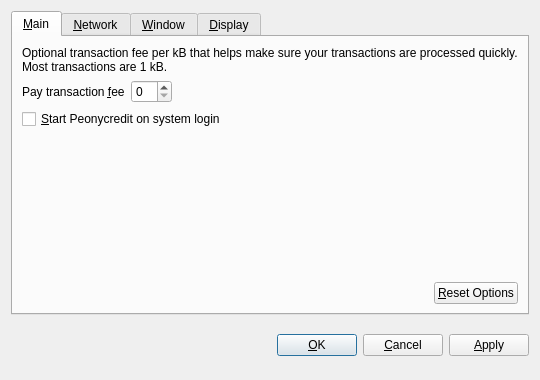
<?xml version="1.0" encoding="UTF-8"?>
<ui version="4.0">
 <class>OptionsDialog</class>
 <widget class="QDialog" name="OptionsDialog">
  <property name="geometry">
   <rect>
    <x>0</x>
    <y>0</y>
    <width>540</width>
    <height>380</height>
   </rect>
  </property>
  <property name="windowTitle">
   <string>Options</string>
  </property>
  <property name="modal">
   <bool>true</bool>
  </property>
  <layout class="QVBoxLayout" name="verticalLayout">
   <item>
    <widget class="QTabWidget" name="tabWidget">
     <property name="tabPosition">
      <enum>QTabWidget::North</enum>
     </property>
     <property name="currentIndex">
      <number>0</number>
     </property>
     <widget class="QWidget" name="tabMain">
      <attribute name="title">
       <string>&amp;Main</string>
      </attribute>
      <layout class="QVBoxLayout" name="verticalLayout_Main">
       <item>
        <widget class="QLabel" name="transactionFeeInfoLabel">
         <property name="text">
          <string>Optional transaction fee per kB that helps make sure your transactions are processed quickly. Most transactions are 1 kB.</string>
         </property>
         <property name="textFormat">
          <enum>Qt::PlainText</enum>
         </property>
         <property name="wordWrap">
          <bool>true</bool>
         </property>
        </widget>
       </item>
       <item>
        <layout class="QHBoxLayout" name="horizontalLayout_1_Main">
         <item>
          <widget class="QLabel" name="transactionFeeLabel">
           <property name="text">
            <string>Pay transaction &amp;fee</string>
           </property>
           <property name="textFormat">
            <enum>Qt::PlainText</enum>
           </property>
           <property name="buddy">
            <cstring>transactionFee</cstring>
           </property>
          </widget>
         </item>
         <item>
          <widget class="BitcoinAmountField" name="transactionFee"/>
         </item>
         <item>
          <spacer name="horizontalSpacer_1_Main">
           <property name="orientation">
            <enum>Qt::Horizontal</enum>
           </property>
           <property name="sizeHint" stdset="0">
            <size>
             <width>40</width>
             <height>20</height>
            </size>
           </property>
          </spacer>
         </item>
        </layout>
       </item>
       <item>
        <widget class="QCheckBox" name="bitcoinAtStartup">
         <property name="toolTip">
          <string>Automatically start Peonycredit after logging in to the system.</string>
         </property>
         <property name="text">
          <string>&amp;Start Peonycredit on system login</string>
         </property>
        </widget>
       </item>
       <item>
        <spacer name="verticalSpacer_Main">
         <property name="orientation">
          <enum>Qt::Vertical</enum>
         </property>
         <property name="sizeHint" stdset="0">
          <size>
           <width>20</width>
           <height>40</height>
          </size>
         </property>
        </spacer>
       </item>
       <item>
        <layout class="QHBoxLayout" name="horizontalLayout_2_Main">
         <item>
          <spacer name="horizontalSpacer_2_Main">
           <property name="orientation">
            <enum>Qt::Horizontal</enum>
           </property>
           <property name="sizeHint" stdset="0">
            <size>
             <width>40</width>
             <height>20</height>
            </size>
           </property>
          </spacer>
         </item>
         <item>
          <widget class="QPushButton" name="resetButton">
           <property name="toolTip">
            <string>Reset all client options to default.</string>
           </property>
           <property name="text">
            <string>&amp;Reset Options</string>
           </property>
           <property name="autoDefault">
            <bool>false</bool>
           </property>
          </widget>
         </item>
        </layout>
       </item>
      </layout>
     </widget>
     <widget class="QWidget" name="tabNetwork">
      <attribute name="title">
       <string>&amp;Network</string>
      </attribute>
      <layout class="QVBoxLayout" name="verticalLayout_Network">
       <item>
        <widget class="QCheckBox" name="mapPortUpnp">
         <property name="toolTip">
          <string>Automatically open the Peonycredit client port on the router. This only works when your router supports UPnP and it is enabled.</string>
         </property>
         <property name="text">
          <string>Map port using &amp;UPnP</string>
         </property>
        </widget>
       </item>
       <item>
        <widget class="QCheckBox" name="connectSocks">
         <property name="toolTip">
          <string>Connect to the Peonycredit network through a SOCKS proxy (e.g. when connecting through Tor).</string>
         </property>
         <property name="text">
          <string>&amp;Connect through SOCKS proxy:</string>
         </property>
        </widget>
       </item>
       <item>
        <layout class="QHBoxLayout" name="horizontalLayout_Network">
         <item>
          <widget class="QLabel" name="proxyIpLabel">
           <property name="text">
            <string>Proxy &amp;IP:</string>
           </property>
           <property name="textFormat">
            <enum>Qt::PlainText</enum>
           </property>
           <property name="buddy">
            <cstring>proxyIp</cstring>
           </property>
          </widget>
         </item>
         <item>
          <widget class="QValidatedLineEdit" name="proxyIp">
           <property name="maximumSize">
            <size>
             <width>140</width>
             <height>16777215</height>
            </size>
           </property>
           <property name="toolTip">
            <string>IP address of the proxy (e.g. 127.0.0.1)</string>
           </property>
          </widget>
         </item>
         <item>
          <widget class="QLabel" name="proxyPortLabel">
           <property name="text">
            <string>&amp;Port:</string>
           </property>
           <property name="textFormat">
            <enum>Qt::PlainText</enum>
           </property>
           <property name="buddy">
            <cstring>proxyPort</cstring>
           </property>
          </widget>
         </item>
         <item>
          <widget class="QLineEdit" name="proxyPort">
           <property name="maximumSize">
            <size>
             <width>55</width>
             <height>16777215</height>
            </size>
           </property>
           <property name="toolTip">
            <string>Port of the proxy (e.g. 9050)</string>
           </property>
          </widget>
         </item>
         <item>
          <widget class="QLabel" name="socksVersionLabel">
           <property name="text">
            <string>SOCKS &amp;Version:</string>
           </property>
           <property name="textFormat">
            <enum>Qt::PlainText</enum>
           </property>
           <property name="buddy">
            <cstring>socksVersion</cstring>
           </property>
          </widget>
         </item>
         <item>
          <widget class="QValueComboBox" name="socksVersion">
           <property name="toolTip">
            <string>SOCKS version of the proxy (e.g. 5)</string>
           </property>
          </widget>
         </item>
         <item>
          <spacer name="horizontalSpacer_Network">
           <property name="orientation">
            <enum>Qt::Horizontal</enum>
           </property>
           <property name="sizeHint" stdset="0">
            <size>
             <width>40</width>
             <height>20</height>
            </size>
           </property>
          </spacer>
         </item>
        </layout>
       </item>
       <item>
        <spacer name="verticalSpacer_Network">
         <property name="orientation">
          <enum>Qt::Vertical</enum>
         </property>
         <property name="sizeHint" stdset="0">
          <size>
           <width>20</width>
           <height>40</height>
          </size>
         </property>
        </spacer>
       </item>
      </layout>
     </widget>
     <widget class="QWidget" name="tabWindow">
      <attribute name="title">
       <string>&amp;Window</string>
      </attribute>
      <layout class="QVBoxLayout" name="verticalLayout_Window">
       <item>
        <widget class="QCheckBox" name="minimizeToTray">
         <property name="toolTip">
          <string>Show only a tray icon after minimizing the window.</string>
         </property>
         <property name="text">
          <string>&amp;Minimize to the tray instead of the taskbar</string>
         </property>
        </widget>
       </item>
       <item>
        <widget class="QCheckBox" name="minimizeOnClose">
         <property name="toolTip">
          <string>Minimize instead of exit the application when the window is closed. When this option is enabled, the application will be closed only after selecting Quit in the menu.</string>
         </property>
         <property name="text">
          <string>M&amp;inimize on close</string>
         </property>
        </widget>
       </item>
       <item>
        <spacer name="verticalSpacer_Window">
         <property name="orientation">
          <enum>Qt::Vertical</enum>
         </property>
         <property name="sizeHint" stdset="0">
          <size>
           <width>20</width>
           <height>40</height>
          </size>
         </property>
        </spacer>
       </item>
      </layout>
     </widget>
     <widget class="QWidget" name="tabDisplay">
      <attribute name="title">
       <string>&amp;Display</string>
      </attribute>
      <layout class="QVBoxLayout" name="verticalLayout_Display">
       <item>
        <layout class="QHBoxLayout" name="horizontalLayout_1_Display">
         <item>
          <widget class="QLabel" name="langLabel">
           <property name="text">
            <string>User Interface &amp;language:</string>
           </property>
           <property name="textFormat">
            <enum>Qt::PlainText</enum>
           </property>
           <property name="buddy">
            <cstring>lang</cstring>
           </property>
          </widget>
         </item>
         <item>
          <widget class="QValueComboBox" name="lang">
           <property name="toolTip">
            <string>The user interface language can be set here. This setting will take effect after restarting Peonycredit.</string>
           </property>
          </widget>
         </item>
        </layout>
       </item>
       <item>
        <layout class="QHBoxLayout" name="horizontalLayout_2_Display">
         <item>
          <widget class="QLabel" name="unitLabel">
           <property name="text">
            <string>&amp;Unit to show amounts in:</string>
           </property>
           <property name="textFormat">
            <enum>Qt::PlainText</enum>
           </property>
           <property name="buddy">
            <cstring>unit</cstring>
           </property>
          </widget>
         </item>
         <item>
          <widget class="QValueComboBox" name="unit">
           <property name="toolTip">
            <string>Choose the default subdivision unit to show in the interface and when sending coins.</string>
           </property>
          </widget>
         </item>
        </layout>
       </item>
       <item>
        <widget class="QCheckBox" name="displayAddresses">
         <property name="toolTip">
          <string>Whether to show Peonycredit addresses in the transaction list or not.</string>
         </property>
         <property name="text">
          <string>&amp;Display addresses in transaction list</string>
         </property>
        </widget>
       </item>
       <item>
        <spacer name="verticalSpacer_Display">
         <property name="orientation">
          <enum>Qt::Vertical</enum>
         </property>
         <property name="sizeHint" stdset="0">
          <size>
           <width>20</width>
           <height>40</height>
          </size>
         </property>
        </spacer>
       </item>
      </layout>
     </widget>
    </widget>
   </item>
   <item>
    <layout class="QHBoxLayout" name="horizontalLayout_Buttons">
     <item>
      <spacer name="horizontalSpacer_1">
       <property name="orientation">
        <enum>Qt::Horizontal</enum>
       </property>
       <property name="sizeHint" stdset="0">
        <size>
         <width>40</width>
         <height>48</height>
        </size>
       </property>
      </spacer>
     </item>
     <item>
      <widget class="QLabel" name="statusLabel">
       <property name="font">
        <font>
         <weight>75</weight>
         <bold>true</bold>
        </font>
       </property>
       <property name="text">
        <string/>
       </property>
       <property name="textFormat">
        <enum>Qt::PlainText</enum>
       </property>
       <property name="wordWrap">
        <bool>true</bool>
       </property>
      </widget>
     </item>
     <item>
      <spacer name="horizontalSpacer_2">
       <property name="orientation">
        <enum>Qt::Horizontal</enum>
       </property>
       <property name="sizeHint" stdset="0">
        <size>
         <width>40</width>
         <height>48</height>
        </size>
       </property>
      </spacer>
     </item>
     <item>
      <widget class="QPushButton" name="okButton">
       <property name="text">
        <string>&amp;OK</string>
       </property>
      </widget>
     </item>
     <item>
      <widget class="QPushButton" name="cancelButton">
       <property name="text">
        <string>&amp;Cancel</string>
       </property>
       <property name="autoDefault">
        <bool>false</bool>
       </property>
      </widget>
     </item>
     <item>
      <widget class="QPushButton" name="applyButton">
       <property name="text">
        <string>&amp;Apply</string>
       </property>
       <property name="autoDefault">
        <bool>false</bool>
       </property>
      </widget>
     </item>
    </layout>
   </item>
  </layout>
 </widget>
 <customwidgets>
  <customwidget>
   <class>BitcoinAmountField</class>
   <extends>QSpinBox</extends>
   <header>bitcoinamountfield.h</header>
  </customwidget>
  <customwidget>
   <class>QValueComboBox</class>
   <extends>QComboBox</extends>
   <header>qvaluecombobox.h</header>
  </customwidget>
  <customwidget>
   <class>QValidatedLineEdit</class>
   <extends>QLineEdit</extends>
   <header>qvalidatedlineedit.h</header>
  </customwidget>
 </customwidgets>
 <resources/>
 <connections/>
</ui>
